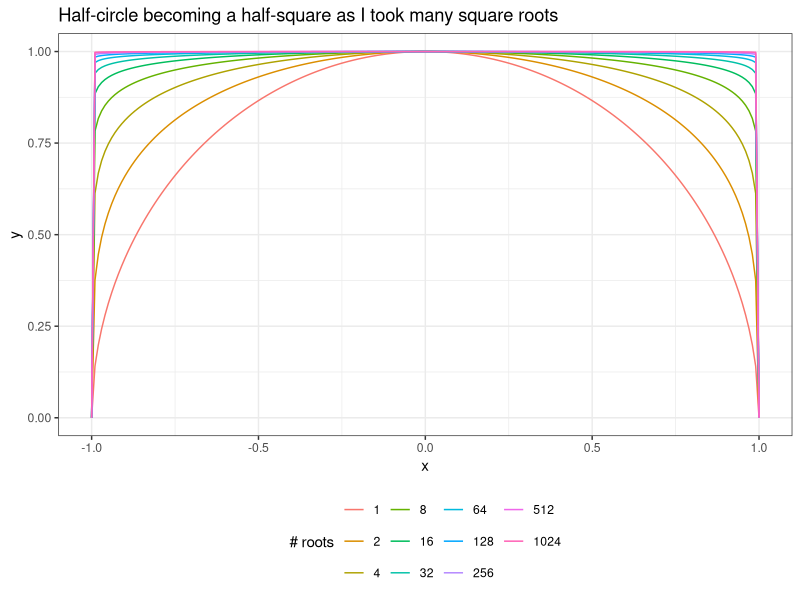

The R script that drew this image:
## ---- chunk 1
library(reshape2)
library(ggplot2)

by <- .01
x <- seq(-1, 1, by=by)

n <- 2^(0:10)

f <- function(x, r=1) {
    sqrt((r-x)*(r+x))
}

nRoot <- function(n, x=seq(-1, 1, by=.01)) {
    f(x) ^ (1/n)
}

data <- sapply(n, nRoot)
colnames(data) <- n
rownames(data) <- x
# data <- rbind(data, -data)

data <- melt(data, id="x")
names(data) <- c("x", "n", "y")
# data$n <- as.factor(n)

ggplot(data, aes(x, y, color=factor(n))) + geom_line() +
    ggtitle("Half-circle becoming a half-square as I took many square roots") +
    guides(color=guide_legend(title="# roots")) +
    theme_bw() +
    theme(legend.position="bottom")
head(data)
